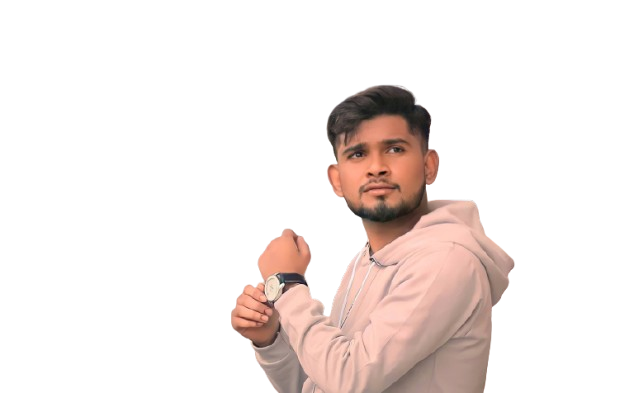
#> input picture source-prepped.png, 634 x 393 px; its folder holds 2 pictures in this run
$ python make_ascii_svg.py
#> lines starting #> are read from the running program, lines starting #| are printed output that depends on the picture
"""
Convert a portrait photo into a CLEAN, monochrome ASCII-art SVG (Andrew6rant
style: one light-gray color, subject isolated on a dark background) that "types"
itself in like a terminal, then holds.

Monochrome is deliberate -- per-character rainbow color is what makes ASCII
portraits look noisy. One fill color + a good density ramp + high contrast (so a
busy background washes out to blank) reads as neat and legible.

GitHub renders SVGs embedded via <img> and runs their SMIL animations there (JS
does not run). Each row is revealed with a left-to-right clip wipe plus a small
block cursor riding the wipe edge, staggered top -> bottom, so the whole
portrait prints once and freezes.
"""
from PIL import Image, ImageEnhance, ImageOps, ImageFilter
import html
import os
import sys

HERE = os.path.dirname(os.path.abspath(__file__))
# defaults to the provided png image.
# We composite it over white if it has a transparent background.
SRC = sys.argv[1] if len(sys.argv) > 1 else os.path.join(HERE, "..", "source-prepped.png")
OUT = sys.argv[2] if len(sys.argv) > 2 else os.path.join(HERE, "..", "avi-ascii.svg")

COLS = 100
ROWS = 53
CELL_W = 8
CELL_H = 15
RAMP = " .`:-=+*cs#%@"  # bright(sparse) -> dark(dense); leading space clears bg

# the prepped image already has bg removed + CLAHE local contrast, so only
# light global tuning is needed here.
CONTRAST = 1.05
BRIGHTNESS = 1.0
GAMMA = 1.18          # >1 brightens mids -> face lands in sparser chars
SHARPEN = False
WHITE_FLOOR = 0.98    # luminance above this is forced to blank (space)

PAD = 20
TITLEBAR_H = 30
STATUS_H = 30
ART_W = COLS * CELL_W
ART_H = ROWS * CELL_H
CANVAS_W = ART_W + PAD * 2
CANVAS_H = TITLEBAR_H + ART_H + STATUS_H + PAD

BG = "#0d1117"
BG2 = "#111722"
FRAME = "#30363d"
TITLE_TEXT = "#7d8590"
INK = "#f85149"      # red text
CURSOR = "#f85149"

# ---- reveal timing (one-shot; a cursor rasters top -> bottom) -------------
ROW_DUR = 0.11
STAGGER = 0.11       # == ROW_DUR -> a single cursor sweeping down

# ---- 1. sample the image into a COLS x ROWS grayscale grid ----------------
im = Image.open(SRC)
#> im is the input picture: PIL image 634x393 RGBA; mean R, G, B, A 39.5, 30.8, 28.1, 51.5
if im.mode in ('RGBA', 'LA') or (im.mode == 'P' and 'transparency' in im.info):
    alpha = im.convert('RGBA').split()[-1]
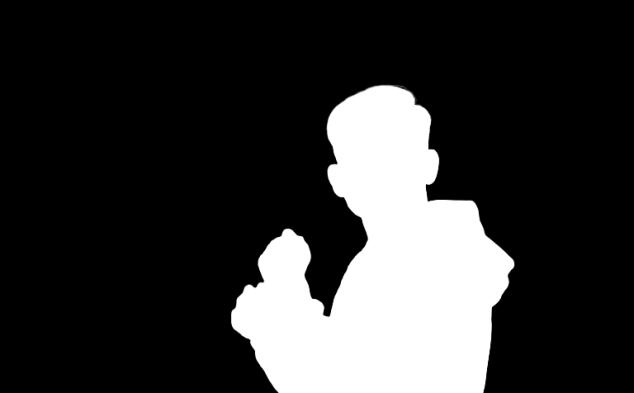
#> alpha: PIL image 634x393 L; min 0, max 255, mean 51.5
    bg = Image.new("RGBA", im.size, (255, 255, 255, 255))
#> bg: PIL image 634x393 RGBA; every value is 255
    bg.paste(im, mask=alpha)
    im = bg.convert("L")
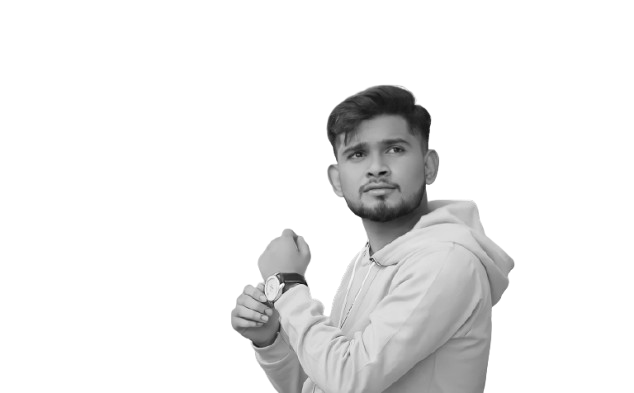
#> im: PIL image 634x393 L; min 10, max 255, mean 235.9
else:
    im = im.convert("L")

if SHARPEN:
    im = im.filter(ImageFilter.UnsharpMask(radius=2, percent=140, threshold=2))
im = ImageEnhance.Brightness(im).enhance(BRIGHTNESS)
im = ImageEnhance.Contrast(im).enhance(CONTRAST)
im = im.resize((COLS, ROWS), Image.LANCZOS)
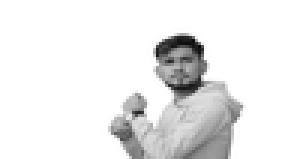
#> im: PIL image 100x53 L (shown 3 times larger); min 10, max 255, mean 234.9
px = im.load()

STATIC = bool(os.environ.get("STATIC"))  # emit frozen state for previews

rows_txt = []
for y in range(ROWS):
    chars = []
    for x in range(COLS):
        lum = px[x, y] / 255.0
        lum = pow(lum, GAMMA)
        if lum >= WHITE_FLOOR:
            chars.append(" ")
            continue
        idx = int((1.0 - lum) * (len(RAMP) - 1) + 0.5)
        idx = max(0, min(len(RAMP) - 1, idx))
        chars.append(RAMP[idx])
    rows_txt.append("".join(chars))
#> after the loop, rows_txt = 53 items

art_top = TITLEBAR_H + PAD * 0.35

# ---- 2. assemble SVG ------------------------------------------------------
parts = []
parts.append(
    f'<svg xmlns="http://www.w3.org/2000/svg" width="{CANVAS_W}" height="{CANVAS_H}" '
    f'viewBox="0 0 {CANVAS_W} {CANVAS_H}" font-family="ui-monospace, SFMono-Regular, '
    f'Menlo, Consolas, monospace">'
)
parts.append('<defs>'
             f'<linearGradient id="bg" x1="0" y1="0" x2="0" y2="1">'
             f'<stop offset="0" stop-color="{BG2}"/><stop offset="1" stop-color="{BG}"/>'
             f'</linearGradient></defs>')

parts.append(f'<rect width="{CANVAS_W}" height="{CANVAS_H}" rx="12" fill="url(#bg)"/>')
parts.append(f'<rect x="0.5" y="0.5" width="{CANVAS_W-1}" height="{CANVAS_H-1}" rx="12" '
             f'fill="none" stroke="{FRAME}" stroke-width="1"/>')

parts.append(f'<line x1="0" y1="{TITLEBAR_H}" x2="{CANVAS_W}" y2="{TITLEBAR_H}" stroke="{FRAME}"/>')
for i, dotcol in enumerate(["#ff5f56", "#ffbd2e", "#27c93f"]):
    parts.append(f'<circle cx="{PAD + i*16}" cy="{TITLEBAR_H/2}" r="5" fill="{dotcol}"/>')
parts.append(f'<text x="{CANVAS_W/2}" y="{TITLEBAR_H/2 + 4}" fill="{TITLE_TEXT}" font-size="12" '
             f'text-anchor="middle">vikas@github: ~$ ./portrait.sh</text>')

# one <text> per row (single color -> no per-char markup, tiny file)
font_size = CELL_H * 0.86
for ry, line in enumerate(rows_txt):
    y = art_top + ry * CELL_H + CELL_H * 0.74
    row_y = art_top + ry * CELL_H
    delay = ry * STAGGER
    safe = html.escape(line)
    text = (f'<text xml:space="preserve" x="{PAD}" y="{y:.1f}" fill="{INK}" '
            f'font-size="{font_size:.1f}" textLength="{ART_W}" lengthAdjust="spacing">{safe}</text>')

    if STATIC:
        parts.append(text)
        continue

    parts.append(
        f'<clipPath id="r{ry}"><rect x="{PAD}" y="{row_y:.1f}" height="{CELL_H}" width="0">'
        f'<animate attributeName="width" from="0" to="{ART_W}" begin="{delay:.3f}s" '
        f'dur="{ROW_DUR:.2f}s" fill="freeze"/></rect></clipPath>'
    )
    parts.append(f'<g clip-path="url(#r{ry})">{text}</g>')
    parts.append(
        f'<rect y="{row_y+1:.1f}" width="{CELL_W}" height="{CELL_H-2}" fill="{CURSOR}" opacity="0">'
        f'<animate attributeName="x" from="{PAD}" to="{PAD+ART_W}" begin="{delay:.3f}s" '
        f'dur="{ROW_DUR:.2f}s" fill="freeze"/>'
        f'<set attributeName="opacity" to="0.85" begin="{delay:.3f}s"/>'
        f'<set attributeName="opacity" to="0" begin="{delay+ROW_DUR:.3f}s"/></rect>'
    )
#> this loop made 53 passes
#> (y, row_y, delay) on passes 1 to 12: (48.1, 37, 0), (63.1, 52, 0.11), (78.1, 67, 0.22), (93.1, 82, 0.33), (108.1, 97, 0.44), (123.1, 112, 0.55), (138.1, 127, 0.66), (153.1, 142, 0.77), (168.1, 157, 0.88), (183.1, 172, 0.99), (198.1, 187, 1.1), (213.1, 202, 1.21)
#> after the loop, parts = 168 items

# status bar with a steady blinking cursor
status_line_y = TITLEBAR_H + ART_H + PAD * 0.35
status_y = status_line_y + 19
parts.append(f'<line x1="0" y1="{status_line_y:.1f}" x2="{CANVAS_W}" y2="{status_line_y:.1f}" stroke="{FRAME}"/>')
parts.append(f'<text x="{PAD}" y="{status_y:.1f}" fill="{TITLE_TEXT}" font-size="13">'
             f'vikas@github:~$ whoami <tspan fill="{INK}">Vikas Jatale</tspan></text>')
parts.append(f'<rect x="{PAD+252}" y="{status_y-12:.1f}" width="8" height="14" fill="{INK}">'
             f'<animate attributeName="opacity" values="1;1;0;0" keyTimes="0;0.5;0.51;1" '
             f'dur="1s" repeatCount="indefinite"/></rect>')

parts.append("</svg>")
svg = "".join(parts)
with open(OUT, "w") as f:
    f.write(svg)
print("wrote", OUT, len(svg), "bytes;", CANVAS_W, "x", CANVAS_H)
#| wrote scripts/../avi-ascii.svg 37801 bytes; 840 x 875
